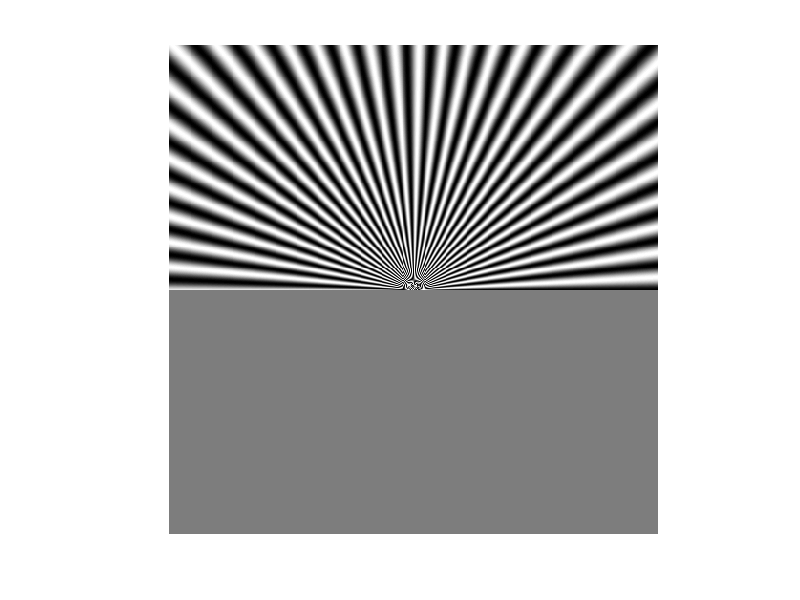

Reproduce this figure in MATLAB.
clc;
close all;  
clear;  
s1=512;s2=512;                                  % size of the image
x=repmat(((1:s2)-(s2+1)/2)/(s2-1),[s1,1]);      % x,y variables uniform in
y=-repmat(((1:s1)'-(s1+1)/2)/(s1-1),[1,s2]);    % the interval [-0.5,0.5]
 
M=@(p,lambda)(1+cos(2*pi./lambda.*p))/2;
lambda=@(y)0.1*(y>=0)+0.18*(y<0);               % image is made of two different frequencies (0.1 and 0.18)
a0=fzero(@(x)besselj(0,x),2);                   % choice of a zero of J_0(x)
a=@(x)a0/(2*pi/0.18);                           % targeting one of the two frequencies (0.18) to be cancelled
w=2*pi;phi=0;u=@(x,t)a(x).*sin(w*t+phi);
 
K=100;I=0*x;
for k=1:K
    t=k/K;
    I=I+M(angle(x+i*y)-u(x,t),lambda(y));
end
I=I/100;
imshow(I,[min(I(:)),max(I(:))])